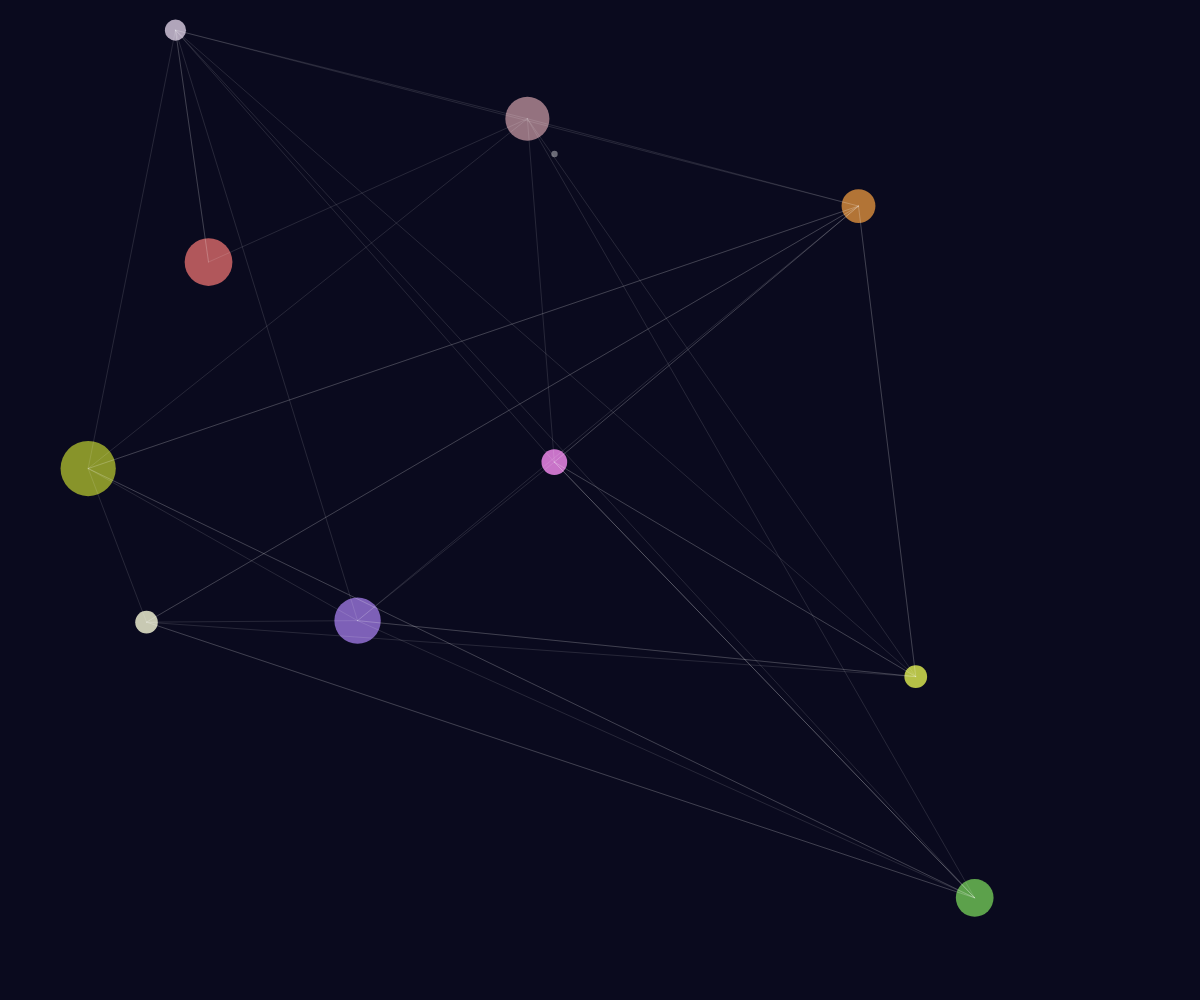
Frame 1 (no input)
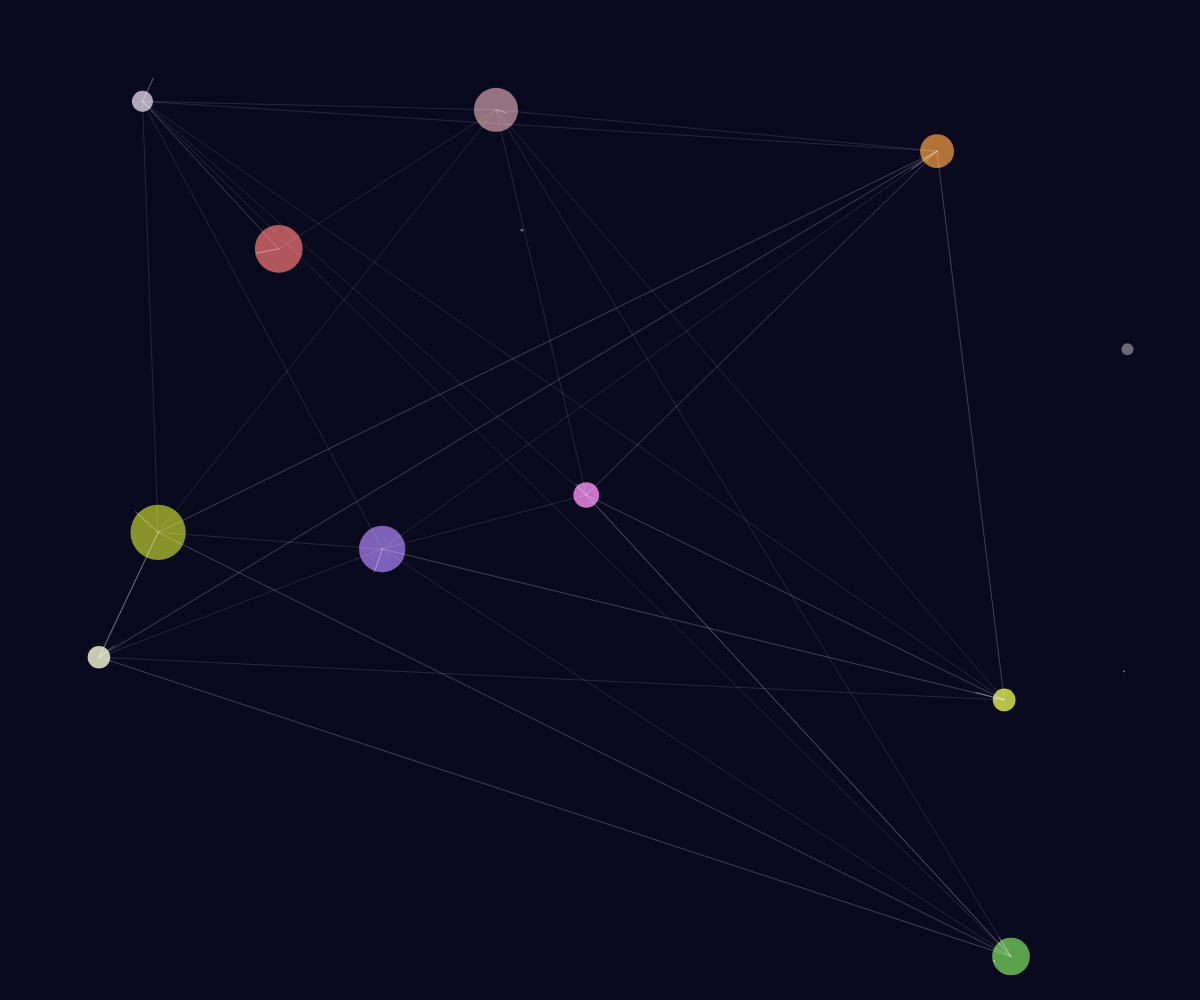
Frame 60 (no input)
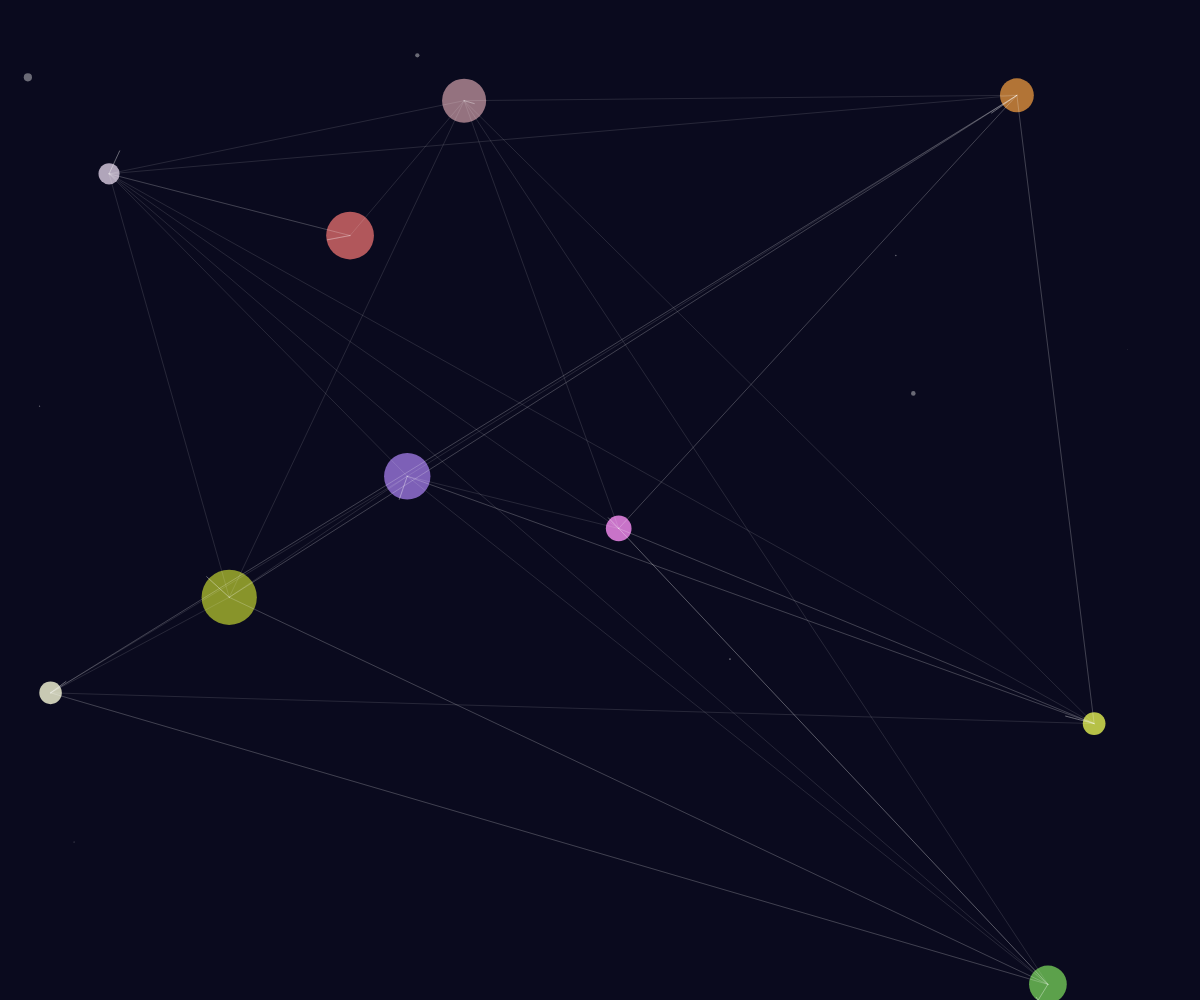
Frame 120 (the mouse pressed at the canvas centre since frame 60)

The p5.js sketch that drew these frames (run headless with seeded random() and noise() and a simulated clock; from frame 60 on, the mouse is pressed at the canvas centre):

// p5.js sketch
// ── sketch.js
let shapes = [];
let connections = [];
let trails = [];

class Shape {
  constructor() {
    this.pos = createVector(random(width), random(height));
    this.vel = p5.Vector.random2D().mult(random(0.5, 2));
    this.size = random(20, 60);
    this.color = color(random(100, 255), random(100, 255), random(255), 200);
    this.trail = [];
  }

  update() {
    this.pos.add(this.vel);
    if (this.pos.x < 0 || this.pos.x > width) this.vel.x *= -1;
    if (this.pos.y < 0 || this.pos.y > height) this.vel.y *= -1;

    // Add current position to trail
    this.trail.push(this.pos.copy());
    if (this.trail.length > 20) this.trail.shift();
  }

  display() {
    noStroke();
    fill(this.color);
    ellipse(this.pos.x, this.pos.y, this.size);

    // Draw trail
    stroke(255, 100);
    noFill();
    beginShape();
    for (let p of this.trail) {
      vertex(p.x, p.y);
    }
    endShape();

    // Draw connections to nearby shapes
    for (let other of shapes) {
      if (other !== this) {
        let d = dist(this.pos.x, this.pos.y, other.pos.x, other.pos.y);
        if (d < 150) {
          stroke(255, 50);
          line(this.pos.x, this.pos.y, other.pos.x, other.pos.y);
        }
      }
    }
  }
}

function setup() {
  createCanvas(windowWidth, windowHeight);
  frameRate(30);

  for (let i = 0; i < 10; i++) {
    shapes.push(new Shape());
  }

  // Initialize some static connections for a web-like effect
  for (let i = 0; i < 50; i++) {
    let from = random(shapes);
    let to = random(shapes);
    if (from !== to) {
      connections.push({ from, to });
    }
  }
}

function draw() {
  background(10, 10, 30);

  for (let shape of shapes) {
    shape.update();
    shape.display();
  }

  // Draw static webbing
  stroke(255, 30);
  noFill();
  beginShape(LINES);
  for (let conn of connections) {
    vertex(conn.from.pos.x, conn.from.pos.y);
    vertex(conn.to.pos.x, conn.to.pos.y);
  }
  endShape();

  // Occasionally add new trails
  if (random() < 0.1) {
    let newTrail = {
      pos: createVector(random(width), random(height)),
      size: random(5, 20),
      color: color(255, 255, 255, 100)
    };
    trails.push(newTrail);
  }

  // Update and draw trails
  for (let i = trails.length - 1; i >= 0; i--) {
    let t = trails[i];
    t.size *= 0.95;
    fill(t.color);
    noStroke();
    ellipse(t.pos.x, t.pos.y, t.size);

    if (t.size < 0.5) {
      trails.splice(i, 1);
    }
  }
}

function windowResized() {
  resizeCanvas(windowWidth, windowHeight);
}
